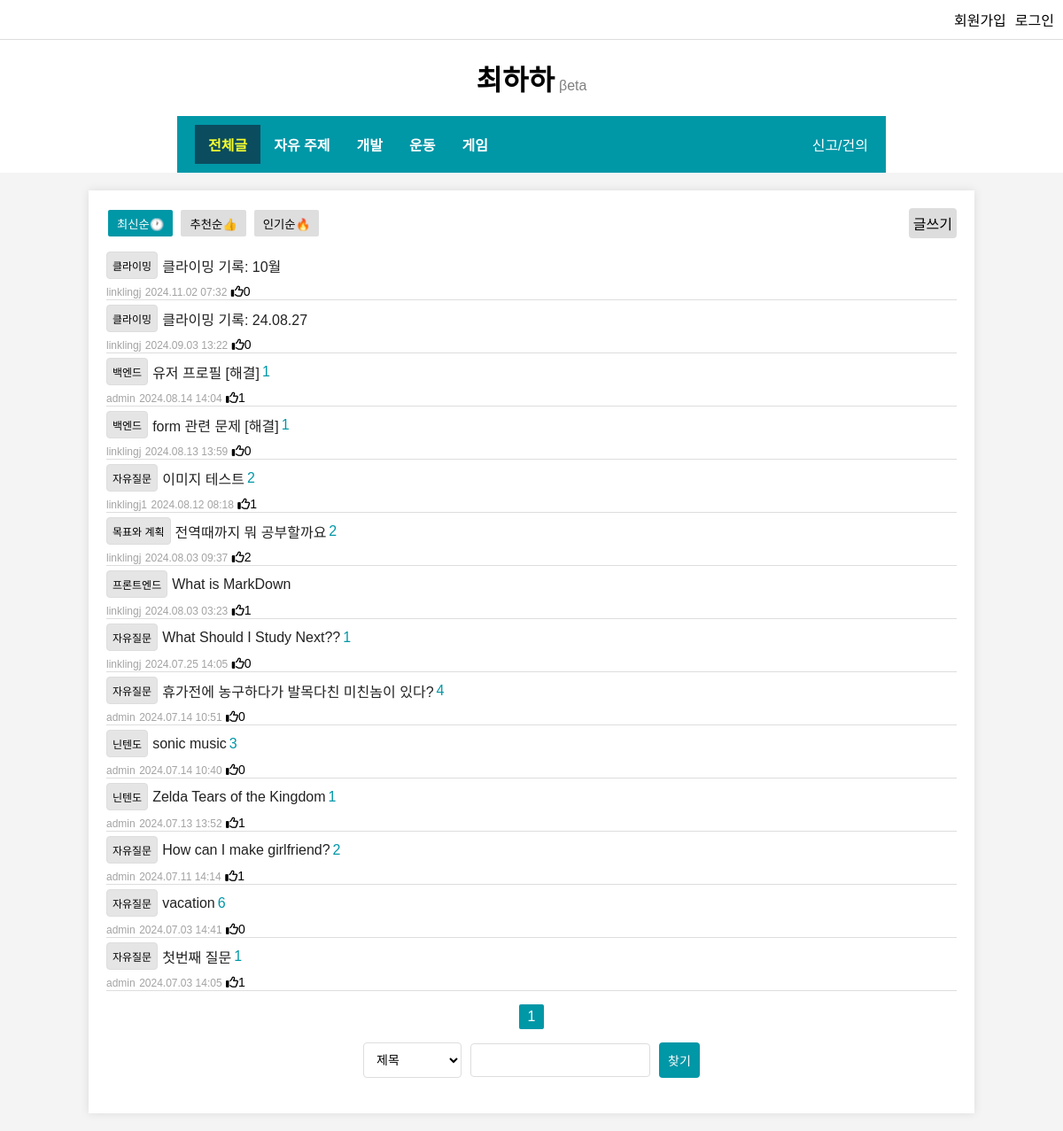
Screenshot of /pybo/ with the database file from the repository.
### pybo/models.py (models this page shows, shortened)
class Question(models.Model):
	author = models.ForeignKey(User, on_delete=models.CASCADE, related_name='author_question')
	subject = models.CharField(max_length = 200)
	content = models.TextField()
	create_date = models.DateTimeField(auto_now_add = True)
	modify_date = models.DateTimeField(null=True, blank=True)
	voter = models.ManyToManyField(User, related_name='voter_question')
	down_voter = models.ManyToManyField(User, related_name='down_voter_question')
	category = models.ForeignKey(Category, on_delete=models.CASCADE, related_name='category')

class Category(models.Model):
	name = models.CharField(max_length=100, unique=True)
	link_name = models.CharField(max_length=100, unique=True)

### pybo/views.py (the view, shortened to what this page needs)
# urls.py: path('', views.index, name='index'),
def index(request, category="all"):
	page = request.GET.get('page', '1') #페이지
	kw = request.GET.get('kw', '') #검색어
	st = request.GET.get('st', '') #검색 타입
	so = request.GET.get('so', 'recent') #정렬 기준
	if category == "all":
		question_list = Question.objects.all().order_by('-create_date')
	else:
		c = get_object_or_404(Category, link_name=category)
		question_list = Question.objects.filter(Q(category=c)).order_by('-create_date')
	if so:
		if so == 'recent':
			question_list = question_list.order_by('-create_date')
		elif so == 'recommend':
			question_list = question_list.annotate(num_voter=Count('voter')).order_by('-num_voter', '-create_date')
		elif so == 'hot':
			question_list = question_list.annotate(rank=hotRank(Count('voter'),Count('down_voter'), Count('answer'))).order_by('-rank', '-create_date')
	paginator = Paginator(question_list, 20)
	page_obj = paginator.get_page(page)
	context = {'question_list': page_obj, 'page':page, 'kw':kw, 'so':so, 'cat':category}
	return render(request, 'pybo/question_list.html', context)

### templates/pybo/question_list.html (shortened to what this page needs)
{% extends 'base.html' %}
{% block content %}
{% load static %}
<link rel="stylesheet" type="text/css" href="{% static 'question_list.css' %}">
<div class="container">
	<div class="top">
		<div class="so-box">
			<button type="button" title="최신순" class="search-order small_button" data-so="recent">최신순🕐</button>
			<button type="button" title="추천순" class="search-order small_button" data-so="recommend">추천순👍</button>
			<button type="button" title="인기순" class="search-order small_button" data-so="hot">인기순🔥</button>
		</div>
		<a href="{% url 'pybo:question_create' %}?df={{ cat }}" class="new-question">글쓰기</a>
	</div>
	{% if question_list %}
		{% for question in question_list %}
		<div class="post_box">
			<div class="title_box">
				<div class="category">{{ question.category.name }}</div>
				<a href="{% url 'pybo:detail' question.id %}" class="question-link">{{question.subject}}</a>
				{% if question.answer_set.count > 0 %}
					<span class="comment_count">{{ question.answer_set.count }}</span>
				{% endif %}
			</div>
			<div class="info_box">
				<span class="small">{{ question.author.username }}</span>
				<span class="small">{{ question.create_date|date:"Y.m.d H:i" }}</span>
				<span class="like_count"><i class="fa-regular fa-thumbs-up"></i>{{ question.voter.count }}</span>
			</div>
		</div>
		{% endfor %}
	{% else %}
		<p>게시글 없음</p>
	{% endif %}
	<div class="pagination">
		{% for page_number in question_list.paginator.page_range %}
		{% if page_number >= question_list.number|add:-2 and page_number <= question_list.number|add:2 %}
			{% if page_number == question_list.number %}
				<a class="small_button selected page-link" data-page="{{ page_number }}" href="#">{{ page_number }}</a>
			{% else %}
				<a class="small_button page-link" data-page="{{ page_number }}" href="#">{{ page_number }}</a>
			{% endif %}
		{% endif %}
		{% endfor %}
	</div>
	<div>
		<div class="search-form">
			<select name="search-type" class="search-select" id="search-select">
				<option value="title">제목</option>
			</select>
			<input class="search-input" id="search-input" type="text" class="form-control kw" value="{{ kw|default_if_none:'' }}">
			<button class="search-button" type="button" id="search-button">찾기</button>
	</div>
</div>
{% load static %}
{% endblock %}

### static/styles.css (style rules this page uses)
body { font-family: Arial, sans-serif; background-color: #f4f4f4; margin-left: 30px; margin-right: 30px; padding: 0; }
.container { width: 80%; margin: 20px auto; padding: 20px; background-color: #fff; box-shadow: 0 0 10px rgba(0, 0, 0, 0.1); }
input { margin-bottom: 20px; }
.small_button { background-color: #dedede; color: black; border: none; margin: 2px; padding: 5px 10px; border-radius: 2px; cursor: pointer; text-decoration: none; }

### static/navbar.css (style rules this page uses)
body { margin: 0; padding: 0; font-family: Arial, sans-serif; }

### static/question_list.css (style rules this page uses)
.post_box { border-bottom: 1px solid #ddd; }
.top { display: flex; justify-content: space-between; }
.new-question { background-color: #ddd; color: black; border: none; padding: 5px; border-radius: 4px; cursor: pointer; text-decoration: none; margin-bottom:10px; }
.title_box { display: flex; align-items: center; margin: 5px 0px 5px 0px; }
.question-link { text-decoration: none; color: #222; margin-right: 3px; cursor: pointer; }
.small { font-size: 12px; color: #a3a3a3; }
.comment_count { font-size: 16px; color: #0097A7; }
.like_count { font-size: 14px; }
.pagination { margin: 10px; display: flex; justify-content: center; align-items: center; }
.selected { background-color: #0097A7; color: white; }
.search-form { display: flex; justify-content: center; align-items: center; gap: 10px; }
.search-select, .search-input, .search-button { padding: 10px; font-size: 14px; border: 1px solid #ddd; border-radius: 4px; }
.search-select { background-color: #fff; }
.search-input { border: 1px solid #ddd; border-radius: 4px; margin-bottom: 0; }
.search-button { background-color: #0097A7; color: white; border: none; cursor: pointer; }
.so-box { display: flex; gap: 5px; margin-bottom: 10px; }
.category { display: flex; justify-content: center; background-color: #e5e5e5; border: 1px solid #ddd; padding: 6px; font-size: 12px; margin-right: 5px; border-radius: 4px; }

### rows the page displays
Question: category.name "클라이밍", subject "클라이밍 기록: 10월", author.username "linklingj", create_date "2024.11.02 07:32", voter.count "0"
Question: category.name "클라이밍", subject "클라이밍 기록: 24.08.27", author.username "linklingj", create_date "2024.09.03 13:22", voter.count "0"
Question: category.name "백엔드", subject "유저 프로필 [해결]", answer_set.count "1", author.username "admin", create_date "2024.08.14 14:04", voter.count "1"
Question: category.name "백엔드", subject "form 관련 문제 [해결]", answer_set.count "1", author.username "linklingj", create_date "2024.08.13 13:59", voter.count "0"
Question: category.name "자유질문", subject "이미지 테스트", answer_set.count "2", author.username "linklingj1", create_date "2024.08.12 08:18", voter.count "1"
Question: category.name "목표와 계획", subject "전역때까지 뭐 공부할까요", answer_set.count "2", author.username "linklingj", create_date "2024.08.03 09:37", voter.count "2"
Question: category.name "프론트엔드", subject "What is MarkDown", author.username "linklingj", create_date "2024.08.03 03:23", voter.count "1"
Question: category.name "자유질문", subject "What Should I Study Next??", answer_set.count "1", author.username "linklingj", create_date "2024.07.25 14:05", voter.count "0"
Question: category.name "자유질문", subject "휴가전에 농구하다가 발목다친 미친놈이 있다?", answer_set.count "4", author.username "admin", create_date "2024.07.14 10:51", voter.count "0"
Question: category.name "닌텐도", subject "sonic music", answer_set.count "3", author.username "admin", create_date "2024.07.14 10:40", voter.count "0"
Question: category.name "닌텐도", subject "Zelda Tears of the Kingdom", answer_set.count "1", author.username "admin", create_date "2024.07.13 13:52", voter.count "1"
Question: category.name "자유질문", subject "How can I make girlfriend?", answer_set.count "2", author.username "admin", create_date "2024.07.11 14:14", voter.count "1"
Question: category.name "자유질문", subject "vacation", answer_set.count "6", author.username "admin", create_date "2024.07.03 14:41", voter.count "0"
Question: category.name "자유질문", subject "첫번째 질문", answer_set.count "1", author.username "admin", create_date "2024.07.03 14:05", voter.count "1"

### other values shown
{{ page_number }} "1"
